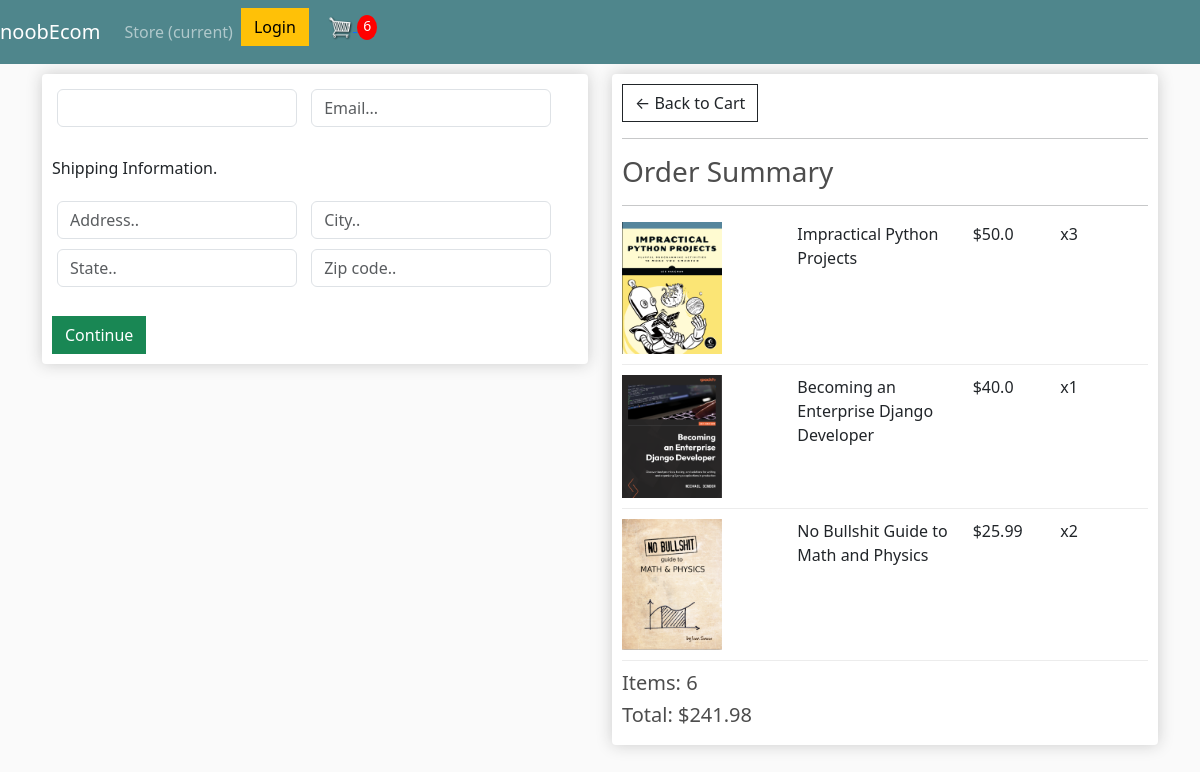
/checkout/ (signed in), run on an earlier commit of the app's database.
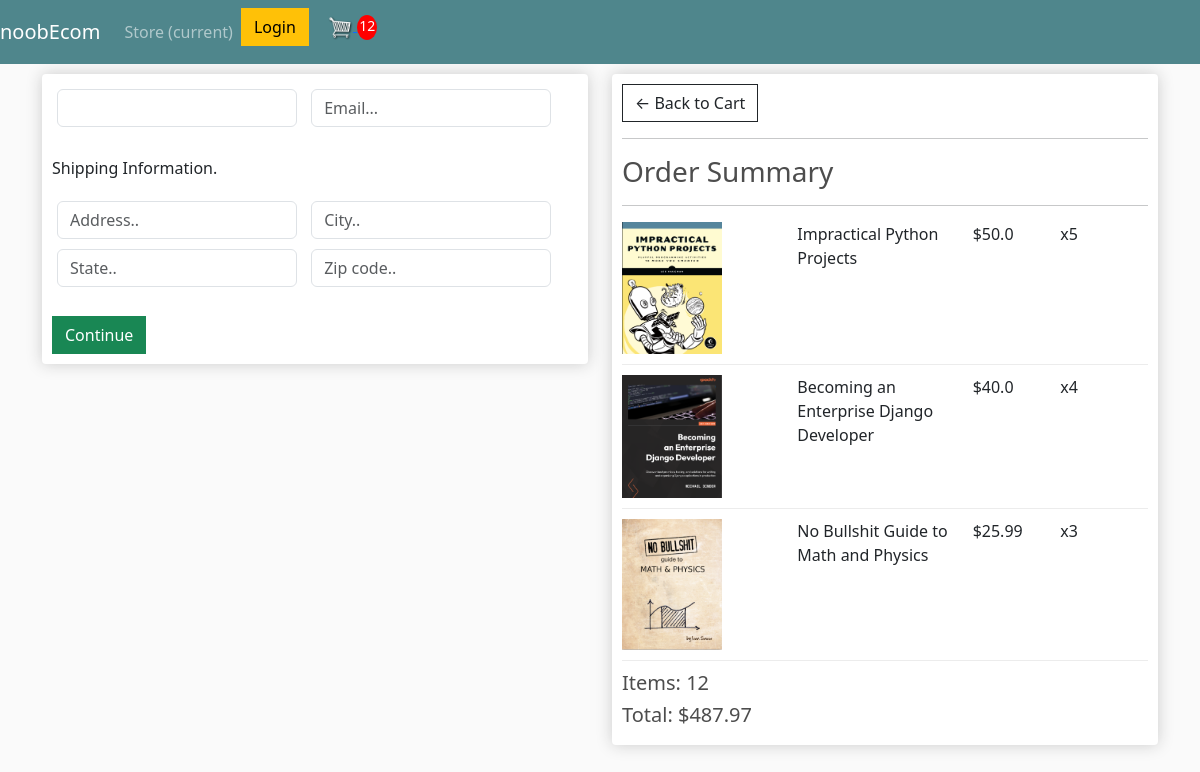
And on a later commit of the database.
### store/models.py (models this page shows, shortened)
class OrderItem(models.Model):
    product = models.ForeignKey(Product, on_delete=models.SET_NULL, null=True)
    order = models.ForeignKey(Order, on_delete=models.SET_NULL, null=True)
    quantity = models.IntegerField(default=0, null=True, blank=True)
    date_added = models.DateTimeField(auto_now_add=True)
    @property
    def get_total(self):
        total = self.product.price * self.quantity
        return total

class Order(models.Model):
    customer = models.ForeignKey(Customer, on_delete=models.SET_NULL, null=True, blank=True)
    date_ordered = models.DateTimeField(auto_now_add=True)
    complete = models.BooleanField(default=False)
    transaction_id = models.CharField(max_length=100, null=True)
    @property
    def get_cart_total(self):
        orderitems = self.orderitem_set.all()
        total = sum([item.get_total for item in orderitems])
        return total
    @property
    def get_cart_items(self):
        orderitems = self.orderitem_set.all()
        total = sum([item.quantity for item in orderitems])
        return total

class Product(models.Model):
    name = models.CharField(max_length=200)
    price = models.FloatField()
    digital = models.BooleanField(default=False, null=True, blank=True)
    image = models.ImageField(null=True, blank=True)
    @property
    def imageURL(self):
        try:
            url = self.image.url
        except Exception:
            url = ''
        return url

### store/views.py (the view)
# urls.py: path('checkout/', views.checkout, name='checkout'),
def checkout(request):
    context = {}
    if request.user.is_authenticated:
        customer = request.user.customer
        order, created = Order.objects.get_or_create(customer=customer, complete=False)
        items = order.orderitem_set.all()
        cartItems = order.get_cart_items
    else:
        items = []
        order = {'get_cart_total':0, 'get_cart_items':0}
        cartItems = order['get_cart_items']
    context = {'items':items, 'order':order, 'cartItems':cartItems}
    return render(request, 'store/checkout.html', context)

### store/templates/store/checkout.html (shortened to what this page needs)
{% extends 'store/main.html' %}
{% load static %}
{% block content %}
    <div class="row">
        <div class="col-lg-6">
            <div class="box-element" id="form-wrapper">
                <form id="form">
                    <div id="user-info">
                        <div class="form-field">
                            <input required class="form-control" type="text" name="name" placehold="Name...">
                        </div>
                        <div class="form-field">
                            <input required class="form-control" type="email" name="email" placeholder="Email...">
                        </div>
                    </div>
                    <div id="shipping-info">
                        <br>
                        <p>Shipping Information.</p>
                        <div class="form-field">
                            <input class="form-control" type="text" name="address" placeholder="Address..">
                        </div>
                        <div class="form-field">
                            <input class="form-control" type="text" name="city" placeholder="City..">
                        </div>
                        <div class="form-field">
                            <input class="form-control" type="text" name="state" placeholder="State..">
                        </div>
                        <div class="form-field">
                            <input class="form-control" type="text" name="zipcode" placeholder="Zip code..">
                        </div>
                    </div>
                    <br>
                    <input id="form-button" class="btn btn-success btn-block" type="submit" value="Continue">
                </form>
            </div>
            <br>
        </div>
        <div class="col-lg-6">
            <div>
                <div class="box-element">
                    <a class="btn btn-outline-dark" href="{% url 'cart' %}">&#x2190; Back to Cart</a>
                    <hr>
                    <h3>Order Summary</h3>
                    <hr>
                    {% for item in items %}
                    <div class="cart-row">
                        <div style="flex:2"><img class="row-image" src="{{item.product.imageURL}}"></div>
                        <div style="flex:2"><p>{{item.product.name}}</p></div>
                        <div style="flex:1"><p>${{item.product.price}}</p></div>
                        <div style="flex:1"><p>x{{item.quantity}}</p></div>
                    </div>
                    {% endfor %}
                    <h5>Items: {{order.get_cart_items}}</h5>
                    <h5>Total: ${{order.get_cart_total|floatformat:2}}</h5>
                </div>
            </div>
        </div>
    </div>
{% endblock content %}

What changed in the data, as far as the page shows it:
changed OrderItem "Impractical Python Projects": quantity "3" → "5"
changed OrderItem "Becoming an Enterprise Django Developer": quantity "1" → "4"
changed OrderItem "No Bullshit Guide to Math and Physics": quantity "2" → "3"
changed through a linked row, Order: get_cart_items "6" → "12"; get_cart_total "241.98" → "487.97"
Also different on the page:
{{ cartItems }}: "6" → "12"
